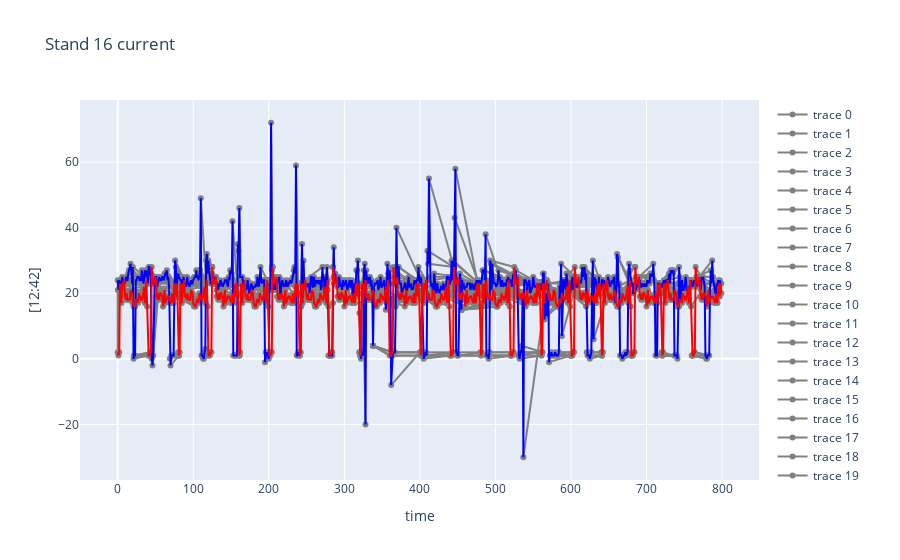

Notebook cell for this chart:
### Code cell
import plotly.express as px

fig = go.Figure()
for x_i, y_j in path:
    fig.add_trace(go.Scatter(x=[x_i, y_j], 
                             y=[x[x_i], y[y_j]], 
                             line_color="grey"))
    
fig.add_trace(go.Scatter(x=x.index,
                         y=x,
                         mode='lines',
                         line_color='blue',
                         name="original data"))

fig.add_trace(go.Scatter(x=x.index,
                         y=y,
                         mode='lines',
                         line_color='red',
                         name="motif"))
    
# fig.add_trace(go.Scatter(x=orig.iloc[:800],
#                          y=ser_motif,
#                          mode='lines',
#                          line_color='grey',
#                          name="original data"))

fig.update_layout(
    title=f'Stand 16 current',
    xaxis_title='time',
    yaxis_title='[12:42]',
    showlegend=True
)

fig.show()
fig.write_html("file_name_to_save_the_html_file")
